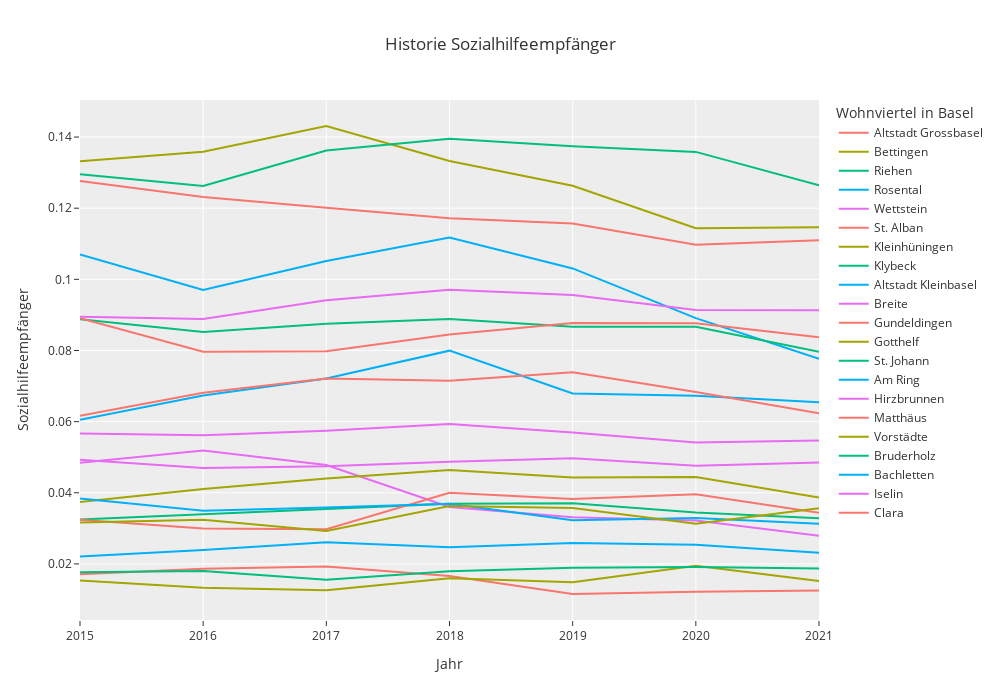

Here is the notebook cell this chart was saved with:
### Code cell
long_data = data[data.Jahr >= 2015]
long_data = long_data.sort_values(by= ['Jahr'])
px.line(long_data, x = 'Jahr', y= 'Sozialhilfeempfänger', color= 'Wohnviertel in Basel', title= 'Historie Sozialhilfeempfänger', width= 1000, height= 700, template='ggplot2')

### Figure 1 — Plotly figure (JSON) as saved in the notebook; plotly's stock layout.template omitted (floating-point values rounded to 4 significant figures)
{"data": [{"hovertemplate": "Wohnviertel in Basel=Altstadt Grossbasel<br>Jahr=%{x}<br>Sozialhilfeempfänger=%{y}<extra></extra>", "legendgroup": "Altstadt Grossbasel", "line": {"color": "#F8766D", "dash": "solid"}, "marker": {"symbol": "circle"}, "mode": "lines", "name": "Altstadt Grossbasel", "orientation": "v", "showlegend": true, "type": "scatter", "x": [2015, 2016, 2017, 2018, 2019, 2020, 2021], "xaxis": "x", "y": [0.01711, 0.01862, 0.01925, 0.0166, 0.01154, 0.01215, 0.0125], "yaxis": "y"}, {"hovertemplate": "Wohnviertel in Basel=Bettingen<br>Jahr=%{x}<br>Sozialhilfeempfänger=%{y}<extra></extra>", "legendgroup": "Bettingen", "line": {"color": "#A3A500", "dash": "solid"}, "marker": {"symbol": "circle"}, "mode": "lines", "name": "Bettingen", "orientation": "v", "showlegend": true, "type": "scatter", "x": [2015, 2016, 2017, 2018, 2019, 2020, 2021], "xaxis": "x", "y": [0.01535, 0.01329, 0.01261, 0.01595, 0.01484, 0.01949, 0.01519], "yaxis": "y"}, {"hovertemplate": "Wohnviertel in Basel=Riehen<br>Jahr=%{x}<br>Sozialhilfeempfänger=%{y}<extra></extra>", "legendgroup": "Riehen", "line": {"color": "#00BF7D", "dash": "solid"}, "marker": {"symbol": "circle"}, "mode": "lines", "name": "Riehen", "orientation": "v", "showlegend": true, "type": "scatter", "x": [2015, 2016, 2017, 2018, 2019, 2020, 2021], "xaxis": "x", "y": [0.03251, 0.03397, 0.03547, 0.03693, 0.03702, 0.03446, 0.03286], "yaxis": "y"}, {"hovertemplate": "Wohnviertel in Basel=Rosental<br>Jahr=%{x}<br>Sozialhilfeempfänger=%{y}<extra></extra>", "legendgroup": "Rosental", "line": {"color": "#00B0F6", "dash": "solid"}, "marker": {"symbol": "circle"}, "mode": "lines", "name": "Rosental", "orientation": "v", "showlegend": true, "type": "scatter", "x": [2015, 2016, 2017, 2018, 2019, 2020, 2021], "xaxis": "x", "y": [0.107, 0.09704, 0.1052, 0.1118, 0.1031, 0.0891, 0.07769], "yaxis": "y"}, {"hovertemplate": "Wohnviertel in Basel=Wettstein<br>Jahr=%{x}<br>Sozialhilfeempfänger=%{y}<extra></extra>", "legendgroup": "Wettstein", "line": {"color": "#E76BF3", "dash": "solid"}, "marker": {"symbol": "circle"}, "mode": "lines", "name": "Wettstein", "orientation": "v", "showlegend": true, "type": "scatter", "x": [2015, 2016, 2017, 2018, 2019, 2020, 2021], "xaxis": "x", "y": [0.04847, 0.0519, 0.0478, 0.03599, 0.03309, 0.03222, 0.02789], "yaxis": "y"}, {"hovertemplate": "Wohnviertel in Basel=St. Alban<br>Jahr=%{x}<br>Sozialhilfeempfänger=%{y}<extra></extra>", "legendgroup": "St. Alban", "line": {"color": "#F8766D", "dash": "solid"}, "marker": {"symbol": "circle"}, "mode": "lines", "name": "St. Alban", "orientation": "v", "showlegend": true, "type": "scatter", "x": [2015, 2016, 2017, 2018, 2019, 2020, 2021], "xaxis": "x", "y": [0.03242, 0.02998, 0.02974, 0.03997, 0.03823, 0.03959, 0.03435], "yaxis": "y"}, {"hovertemplate": "Wohnviertel in Basel=Kleinhüningen<br>Jahr=%{x}<br>Sozialhilfeempfänger=%{y}<extra></extra>", "legendgroup": "Kleinhüningen", "line": {"color": "#A3A500", "dash": "solid"}, "marker": {"symbol": "circle"}, "mode": "lines", "name": "Kleinhüningen", "orientation": "v", "showlegend": true, "type": "scatter", "x": [2015, 2016, 2017, 2018, 2019, 2020, 2021], "xaxis": "x", "y": [0.1332, 0.1359, 0.1431, 0.1333, 0.1263, 0.1144, 0.1146], "yaxis": "y"}, {"hovertemplate": "Wohnviertel in Basel=Klybeck<br>Jahr=%{x}<br>Sozialhilfeempfänger=%{y}<extra></extra>", "legendgroup": "Klybeck", "line": {"color": "#00BF7D", "dash": "solid"}, "marker": {"symbol": "circle"}, "mode": "lines", "name": "Klybeck", "orientation": "v", "showlegend": true, "type": "scatter", "x": [2015, 2016, 2017, 2018, 2019, 2020, 2021], "xaxis": "x", "y": [0.1296, 0.1262, 0.1362, 0.1395, 0.1374, 0.1358, 0.1264], "yaxis": "y"}, {"hovertemplate": "Wohnviertel in Basel=Altstadt Kleinbasel<br>Jahr=%{x}<br>Sozialhilfeempfänger=%{y}<extra></extra>", "legendgroup": "Altstadt Kleinbasel", "line": {"color": "#00B0F6", "dash": "solid"}, "marker": {"symbol": "circle"}, "mode": "lines", "name": "Altstadt Kleinbasel", "orientation": "v", "showlegend": true, "type": "scatter", "x": [2015, 2016, 2017, 2018, 2019, 2020, 2021], "xaxis": "x", "y": [0.06053, 0.06735, 0.07212, 0.07995, 0.06789, 0.06725, 0.06545], "yaxis": "y"}, {"hovertemplate": "Wohnviertel in Basel=Breite<br>Jahr=%{x}<br>Sozialhilfeempfänger=%{y}<extra></extra>", "legendgroup": "Breite", "line": {"color": "#E76BF3", "dash": "solid"}, "marker": {"symbol": "circle"}, "mode": "lines", "name": "Breite", "orientation": "v", "showlegend": true, "type": "scatter", "x": [2015, 2016, 2017, 2018, 2019, 2020, 2021], "xaxis": "x", "y": [0.05664, 0.05617, 0.05741, 0.0593, 0.05695, 0.05414, 0.05469], "yaxis": "y"}, {"hovertemplate": "Wohnviertel in Basel=Gundeldingen<br>Jahr=%{x}<br>Sozialhilfeempfänger=%{y}<extra></extra>", "legendgroup": "Gundeldingen", "line": {"color": "#F8766D", "dash": "solid"}, "marker": {"symbol": "circle"}, "mode": "lines", "name": "Gundeldingen", "orientation": "v", "showlegend": true, "type": "scatter", "x": [2015, 2016, 2017, 2018, 2019, 2020, 2021], "xaxis": "x", "y": [0.06167, 0.06813, 0.07214, 0.07147, 0.07386, 0.06833, 0.06234], "yaxis": "y"}, {"hovertemplate": "Wohnviertel in Basel=Gotthelf<br>Jahr=%{x}<br>Sozialhilfeempfänger=%{y}<extra></extra>", "legendgroup": "Gotthelf", "line": {"color": "#A3A500", "dash": "solid"}, "marker": {"symbol": "circle"}, "mode": "lines", "name": "Gotthelf", "orientation": "v", "showlegend": true, "type": "scatter", "x": [2015, 2016, 2017, 2018, 2019, 2020, 2021], "xaxis": "x", "y": [0.03743, 0.04108, 0.04403, 0.04639, 0.04426, 0.04445, 0.03866], "yaxis": "y"}, {"hovertemplate": "Wohnviertel in Basel=St. Johann<br>Jahr=%{x}<br>Sozialhilfeempfänger=%{y}<extra></extra>", "legendgroup": "St. Johann", "line": {"color": "#00BF7D", "dash": "solid"}, "marker": {"symbol": "circle"}, "mode": "lines", "name": "St. Johann", "orientation": "v", "showlegend": true, "type": "scatter", "x": [2015, 2016, 2017, 2018, 2019, 2020, 2021], "xaxis": "x", "y": [0.08878, 0.08522, 0.08748, 0.08887, 0.08665, 0.08669, 0.0796], "yaxis": "y"}, {"hovertemplate": "Wohnviertel in Basel=Am Ring<br>Jahr=%{x}<br>Sozialhilfeempfänger=%{y}<extra></extra>", "legendgroup": "Am Ring", "line": {"color": "#00B0F6", "dash": "solid"}, "marker": {"symbol": "circle"}, "mode": "lines", "name": "Am Ring", "orientation": "v", "showlegend": true, "type": "scatter", "x": [2015, 2016, 2017, 2018, 2019, 2020, 2021], "xaxis": "x", "y": [0.03841, 0.03496, 0.03587, 0.03691, 0.03226, 0.03291, 0.03132], "yaxis": "y"}, {"hovertemplate": "Wohnviertel in Basel=Hirzbrunnen<br>Jahr=%{x}<br>Sozialhilfeempfänger=%{y}<extra></extra>", "legendgroup": "Hirzbrunnen", "line": {"color": "#E76BF3", "dash": "solid"}, "marker": {"symbol": "circle"}, "mode": "lines", "name": "Hirzbrunnen", "orientation": "v", "showlegend": true, "type": "scatter", "x": [2015, 2016, 2017, 2018, 2019, 2020, 2021], "xaxis": "x", "y": [0.04925, 0.04698, 0.04745, 0.04873, 0.0497, 0.04762, 0.04849], "yaxis": "y"}, {"hovertemplate": "Wohnviertel in Basel=Matthäus<br>Jahr=%{x}<br>Sozialhilfeempfänger=%{y}<extra></extra>", "legendgroup": "Matthäus", "line": {"color": "#F8766D", "dash": "solid"}, "marker": {"symbol": "circle"}, "mode": "lines", "name": "Matthäus", "orientation": "v", "showlegend": true, "type": "scatter", "x": [2015, 2016, 2017, 2018, 2019, 2020, 2021], "xaxis": "x", "y": [0.1277, 0.1231, 0.1201, 0.1172, 0.1157, 0.1097, 0.111], "yaxis": "y"}, {"hovertemplate": "Wohnviertel in Basel=Vorstädte<br>Jahr=%{x}<br>Sozialhilfeempfänger=%{y}<extra></extra>", "legendgroup": "Vorstädte", "line": {"color": "#A3A500", "dash": "solid"}, "marker": {"symbol": "circle"}, "mode": "lines", "name": "Vorstädte", "orientation": "v", "showlegend": true, "type": "scatter", "x": [2015, 2016, 2017, 2018, 2019, 2020, 2021], "xaxis": "x", "y": [0.03164, 0.03244, 0.02927, 0.03629, 0.03571, 0.03128, 0.03565], "yaxis": "y"}, {"hovertemplate": "Wohnviertel in Basel=Bruderholz<br>Jahr=%{x}<br>Sozialhilfeempfänger=%{y}<extra></extra>", "legendgroup": "Bruderholz", "line": {"color": "#00BF7D", "dash": "solid"}, "marker": {"symbol": "circle"}, "mode": "lines", "name": "Bruderholz", "orientation": "v", "showlegend": true, "type": "scatter", "x": [2015, 2016, 2017, 2018, 2019, 2020, 2021], "xaxis": "x", "y": [0.01766, 0.01798, 0.01553, 0.01796, 0.01892, 0.01915, 0.01874], "yaxis": "y"}, {"hovertemplate": "Wohnviertel in Basel=Bachletten<br>Jahr=%{x}<br>Sozialhilfeempfänger=%{y}<extra></extra>", "legendgroup": "Bachletten", "line": {"color": "#00B0F6", "dash": "solid"}, "marker": {"symbol": "circle"}, "mode": "lines", "name": "Bachletten", "orientation": "v", "showlegend": true, "type": "scatter", "x": [2015, 2016, 2017, 2018, 2019, 2020, 2021], "xaxis": "x", "y": [0.02209, 0.02389, 0.02607, 0.02469, 0.02591, 0.02541, 0.02311], "yaxis": "y"}, {"hovertemplate": "Wohnviertel in Basel=Iselin<br>Jahr=%{x}<br>Sozialhilfeempfänger=%{y}<extra></extra>", "legendgroup": "Iselin", "line": {"color": "#E76BF3", "dash": "solid"}, "marker": {"symbol": "circle"}, "mode": "lines", "name": "Iselin", "orientation": "v", "showlegend": true, "type": "scatter", "x": [2015, 2016, 2017, 2018, 2019, 2020, 2021], "xaxis": "x", "y": [0.08946, 0.08884, 0.09411, 0.0971, 0.0956, 0.09136, 0.09133], "yaxis": "y"}, {"hovertemplate": "Wohnviertel in Basel=Clara<br>Jahr=%{x}<br>Sozialhilfeempfänger=%{y}<extra></extra>", "legendgroup": "Clara", "line": {"color": "#F8766D", "dash": "solid"}, "marker": {"symbol": "circle"}, "mode": "lines", "name": "Clara", "orientation": "v", "showlegend": true, "type": "scatter", "x": [2015, 2016, 2017, 2018, 2019, 2020, 2021], "xaxis": "x", "y": [0.08905, 0.07967, 0.07979, 0.08448, 0.0877, 0.08764, 0.0837], "yaxis": "y"}], "layout": {"height": 700, "legend": {"title": {"text": "Wohnviertel in Basel"}, "tracegroupgap": 0}, "title": {"text": "Historie Sozialhilfeempfänger"}, "width": 1000, "xaxis": {"anchor": "y", "domain": [0, 1], "title": {"text": "Jahr"}}, "yaxis": {"anchor": "x", "domain": [0, 1], "title": {"text": "Sozialhilfeempfänger"}}}}
